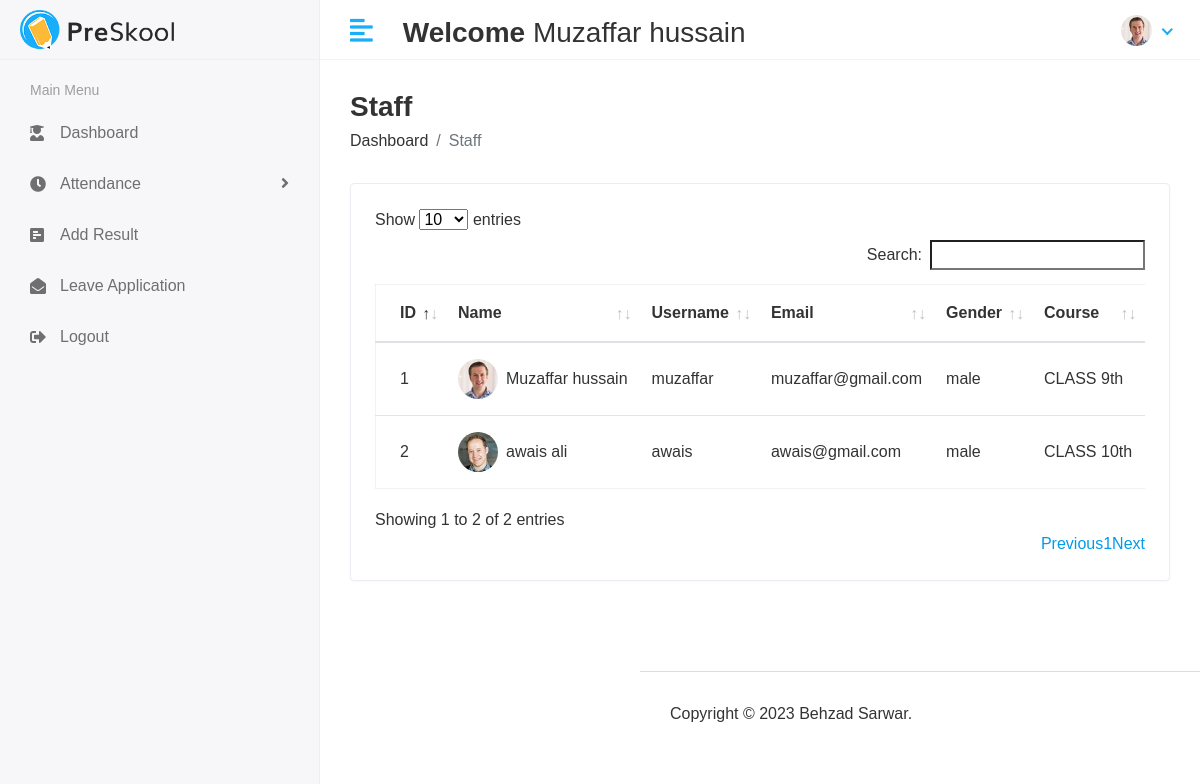
/staff-view/ (signed in), run on the app's committed database.
### app/models.py (models this page shows)
class CustomUser(AbstractUser):
    USER_CHOICES = (
        (1, 'HOD'),
        (2, 'STAFF'),
        (3, 'STUDENT'),
    )
    user_type = models.CharField(choices=USER_CHOICES, max_length=50, default=1)
    profile_pic = models.ImageField(upload_to='profile_pic')

### HOD/models.py (models this page shows, shortened)
class Staff(models.Model):
    admin = models.OneToOneField(CustomUser, on_delete=models.CASCADE)
    gender = models.CharField(max_length=50)
    mobile_no = models.IntegerField()
    course = models.ForeignKey(Course, on_delete=models.CASCADE)
    created_at = models.DateTimeField(auto_now_add=True)
    updated_at = models.DateTimeField(auto_now=True)

class Course(models.Model):
    name = models.CharField(max_length=100)
    created_at = models.DateTimeField(auto_now_add=True)
    updated_at = models.DateTimeField(auto_now=True)
    def __str__(self):
        return self.name

### HOD/views.py (the view)
# urls.py: path('staff-view/', View_Staff, name='View_Staff'),
@login_required
def View_Staff(request):
    staff = Staff.objects.all()
    context = {
        'staffs': staff
    }
    return render(request, 'staff/view_staff.html', context)

### HOD/templates/staff/view_staff.html (shortened to what this page needs)
{% extends "base.html" %}
{% load static %}
{% block content %}
<div class="page-wrapper">
    <div class="content container-fluid">
       <div class="page-header">
          <div class="row align-items-center">
             <div class="col">
                <h3 class="page-title">Staff</h3>
                <ul class="breadcrumb">
                   <li class="breadcrumb-item"><a href="{% url 'HOD' %}">Dashboard</a></li>
                   <li class="breadcrumb-item active">Staff</li>
                </ul>
             </div>
          </div>
       </div>
      <div class="row">
          <div class="col-sm-12">
             <div class="card card-table">
                <div class="card-body">
                   <div class="table-responsive">
                      <table id="table_id" class="table table-hover table-center mb-0">
                         <thead>
                            <tr>
                               <th>ID</th>
                               <th>Name</th>
                               <th>Username</th>
                               <th>Email</th>
                               <th>Gender</th>
                               <th>Course</th>
                            </tr>
                         </thead>
                         <tbody>
                            {% for staff in staffs %}
                            <tr>
                              <td>{{ staff.id }}</td>
                              <td>
                                <h2 class="table-avatar">
                                   <a href="student-details.html" class="avatar avatar-sm mr-2"><img class="avatar-img rounded-circle" src="/media/{{ staff.admin.profile_pic }}" alt="User Image"></a>
                                   <a href="student-details.html">{{ staff.admin.first_name }} {{ staff.admin.last_name }}</a>
                                </h2>
                             </td>
                              <td>{{ staff.admin.username }}</td>
                              <td>{{ staff.admin.email }}</td>
                              <td>{{ staff.gender }}</td>
                              <td>{{ staff.course }}</td>
                            </tr>
                          {% endfor %}
                         </tbody>
                      </table>
                   </div>
                </div>
             </div>
          </div>
       </div>
    </div>
{% endblock content %}

### templates/include/header.html (shortened to what this page needs)
{% load static %}
    <div class="main-wrapper">
        <div class="header">
            <div class="header-left">
                <a href="{% url 'HOD' %}" class="logo">
                    <img src="{% static 'assets/img/logo.png' %}" alt="Logo">
                </a>
            </div>
            <a href="{% static 'javascript:void(0);' %}" id="toggle_btn">
                <i class="fas fa-align-left"></i>
            </a>
            <div class="top-nav-search mt-3">
                <h3><strong>Welcome</strong>  {{user.first_name }} {{user.last_name}}</h3>
            </div>
            <ul class="nav user-menu">
                <li class="nav-item dropdown has-arrow">
                    <a href="#" class="dropdown-toggle nav-link" data-toggle="dropdown">
                        {% if user.profile_pic == "" %}
                        <span class="user-img"><img class="rounded-circle"
                            src="{% static 'assets/img/profiles/avatar-01.jpg' %}" width="31"
                            alt="Ryan Taylor"></span>
                        {%else %}
                        <span class="user-img"><img class="rounded-circle"
                                src="{{ user.profile_pic }}" width="31"
                                alt="Ryan Taylor"></span>
                                {% endif %}
                    </a>
                </li>
            </ul>
        </div>

### static/assets/css/style.css (style rules this page uses)
html { height: 100%; }
body { background-color: #fff; color: #333; font-family: 'Poppins', sans-serif; font-size: 1rem; height: 100%; line-height: 1.5; overflow-x: hidden; }
h1, h2, h3, h4, h5, h6 { font-family: 'Poppins', sans-serif; margin-top: 0; }
a { color: #009ce7; }
input, button, a { transition: all 0.4s ease; -moz-transition: all 0.4s ease; -o-transition: all 0.4s ease; -ms-transition: all 0.4s ease; -webkit-transition: all 0.4s ease; }
ul, ol { padding: 0px; list-style: none; }
.table { color: #333; max-width: 100%; margin-bottom: 0; width: 100%; }
.table.dataTable { border-collapse: collapse !important; border: 1px solid rgba(0, 0, 0, 0.05); }
table.table td h2 { display: inline-block; font-size: inherit; font-weight: 400; margin: 0; padding: 0; vertical-align: middle; }
table.table td h2.table-avatar { align-items: center; display: inline-flex; font-size: inherit; font-weight: 400; margin: 0; padding: 0; vertical-align: middle; white-space: nowrap; }
table.table td h2 a { color: #333; }
.table thead tr th { font-weight: 600; }
.table tbody tr { border-bottom: 1px solid rgba(0, 0, 0, 0.05); }
.table.table-center td, .table.table-center th { vertical-align: middle; }
.card-table .card-body .table > thead > tr > th { border-top: 0; }
.card-table .card-body .table tr td:first-child, .card-table .card-body .table tr th:first-child { padding-left: 1.5rem; }
.card-table .table td, .card-table .table th { border-top: 1px solid #e2e5e8; padding: 1rem 0.75rem; white-space: nowrap; }
.card { border: 1px solid #ececf5; box-shadow: 0 1px 3px 0 rgba(0, 0, 0, 0.03); margin-bottom: 1.875rem; }
.card-body { padding: 1.5rem; }
.avatar { position: relative; display: inline-block; width: 3rem; height: 3rem }
.avatar > img { width: 100%; height: 100%; -o-object-fit: cover; object-fit: cover; }
.avatar-sm { width: 2.5rem; height: 2.5rem; }
.header { background-color: #fff; border-bottom: 1px solid #f3f3f4; left: 0; position: fixed; right: 0; top: 0; z-index: 1001; height: 60px; }
.header .header-left { float: left; height: 60px; padding: 0 20px; position: relative; width: 320px; z-index: 1; transition: all 0.2s ease-in-out; background-color: #f7f7fa; border-bottom: 1px solid #efefef; border-right: 1px solid #ececf5; display: flex; align-items: center; }
.header .header-left .logo { display: inline-block; line-height: 60px; }
.header .header-left .logo img { max-height: 40px; width: auto; }
.header .dropdown-toggle:after { display: none; }
.header .has-arrow .dropdown-toggle:after { border-top: 0; border-left: 0; border-bottom: 2px solid #18aefa; border-right: 2px solid #18aefa; content: ''; height: 8px; display: inline-block; pointer-events: none; -webkit-transform-origin: 66% 66%; -ms-transform-origin: 66% 66%; transform-origin: 66% 66%; -webkit-transform: rotate(45deg); -ms-transform: rotate(45deg); transform: rotate(45deg); -webkit-transition: all 0.15s ease-in-out; transition: all 0.15s ease-in-out; width: 8px; vertical-align: 0px; }
.user-menu { float: right; margin: 0; position: relative; z-index: 99; padding-right: 15px; }
.user-menu.nav > li > a { color: #a0a0a0; font-size: 14px; line-height: 58px; padding: 0 15px; height: 60px; }
.user-img { margin-right: 3px; position: relative; }
.top-nav-search { float: left; margin-left: 15px; }
.main-wrapper { width: 100%; height: 100vh; min-height: 100vh; }
.page-wrapper { margin-left: 320px; padding-top: 60px; position: relative; transition: all 0.4s ease; }
.page-wrapper > .content { padding: 1.875rem 1.875rem 0; }
.page-header { margin-bottom: 1.875rem; }
.page-header .breadcrumb { background-color: transparent; color: #6c757d; font-size: 1rem; font-weight: 500; margin-bottom: 0; padding: 0; }
.page-header .breadcrumb a { color: #333; }
.page-title { font-size: 28px; font-weight: 600; color: #333; margin-bottom: 5px; }
@media (min-width: 992px) { #toggle_btn { align-items: center; color: #18aefa; display: inline-flex; float: left; font-size: 26px; height: 60px; justify-content: center; margin-left: 15px; padding: 0 15px; } }

### data on the page
CustomUser: first_name "Muzaffar", last_name "hussain", profile_pic (picture)
Staff: id "1", admin.profile_pic (picture), admin.first_name "Muzaffar", admin.last_name "hussain", admin.username "muzaffar", admin.email "muzaffar@gmail.com", gender "male", course "CLASS 9th"
Staff: id "2", admin.profile_pic (picture), admin.first_name "awais", admin.last_name "ali", admin.username "awais", admin.email "awais@gmail.com", gender "male", course "CLASS 10th"
